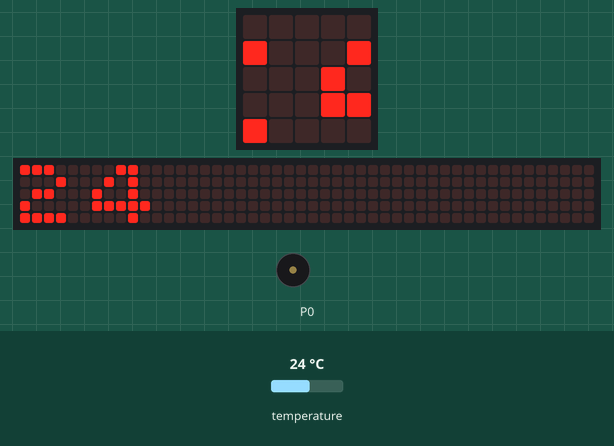
Bench run of a program on a simulated BBC micro:bit (MakeCode). Shown: the board's 5×5 LED display, a strip that is not on the board, showing the scrolling text unrolled, buzzer (waves = sounding). The inputs (shaded band) are chosen by the test bench; at power-on: temperature 24 °C. The 48×5 strip is a reading aid, not a part: it shows the text the display is scrolling, unrolled, one strip-width of it at a time.

Above: at 1.27 s.
1.3 s: temperature set to 12 °C
At 3.07 s:
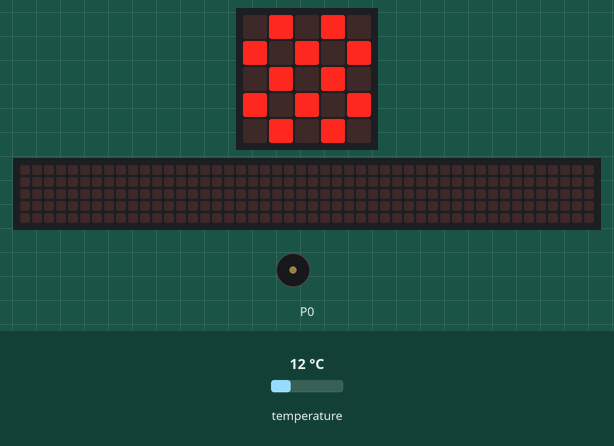
4.3 s: temperature set to 28 °C
At 7.0 s:
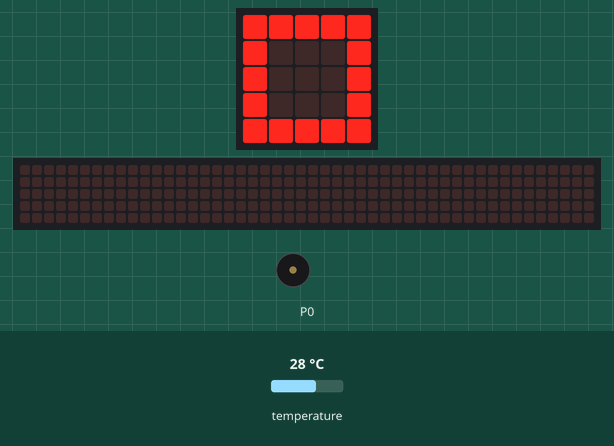
10.3 s: temperature set to 23 °C
At 15.83 s:
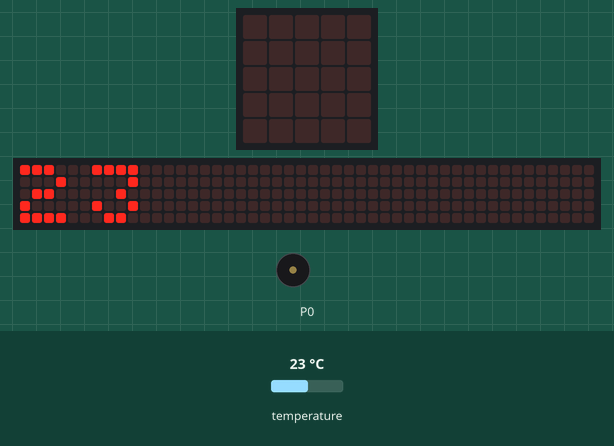
Timing chart, 0 to 19.3 s (numbered marks = the images above; inputs shaded):
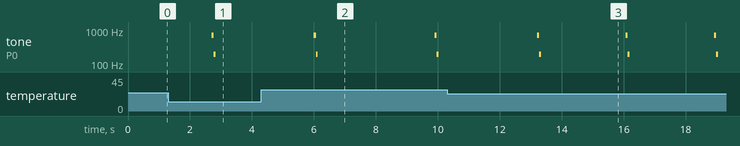

Measured:
- after the input at 1.3 s, tone on P0: silent → 698 Hz after 1.4 s, → 196 Hz 0.07 s later, → silent 0.06 s later; the display: first differs from a run without the input after 1.4 s (image 1)
- after the input at 4.3 s, the display: first differs from a run without the input after 2.3 s (image 2)
- after the input at 10.3 s, the display: first differs from a run without the input after 2.9 s (image 3 shows a later state)
- what the display in image 1 shows lasts 0.6 s, from 2.7 s to 3.3 s
- what the display in image 3 shows lasts 0.5 s, from 15.6 s to 16.1 s

The program:

main.ts
```typescript
let tenperatura = 0
music.setVolume(214)
basic.forever(function () {
    basic.showNumber(input.temperature())
    if (input.temperature() < 24) {
        music.playTone(698, music.beat(BeatFraction.Eighth))
        music.playTone(196, music.beat(BeatFraction.Eighth))
    }
    if (input.temperature() > 24) {
        music.playTone(698, music.beat(BeatFraction.Eighth))
        music.playTone(196, music.beat(BeatFraction.Eighth))
    }
})
basic.forever(function () {
    tenperatura = input.temperature()
    if (input.temperature() < 20) {
        basic.showIcon(IconNames.Chessboard)
    }
    if (input.temperature() > 24) {
        basic.showIcon(IconNames.Square)
    }
})
```

test.ts
```typescript
// aquí va el archivo "tests"; esto no se compilará cuando este paquete se utilice como una extensión.
```
